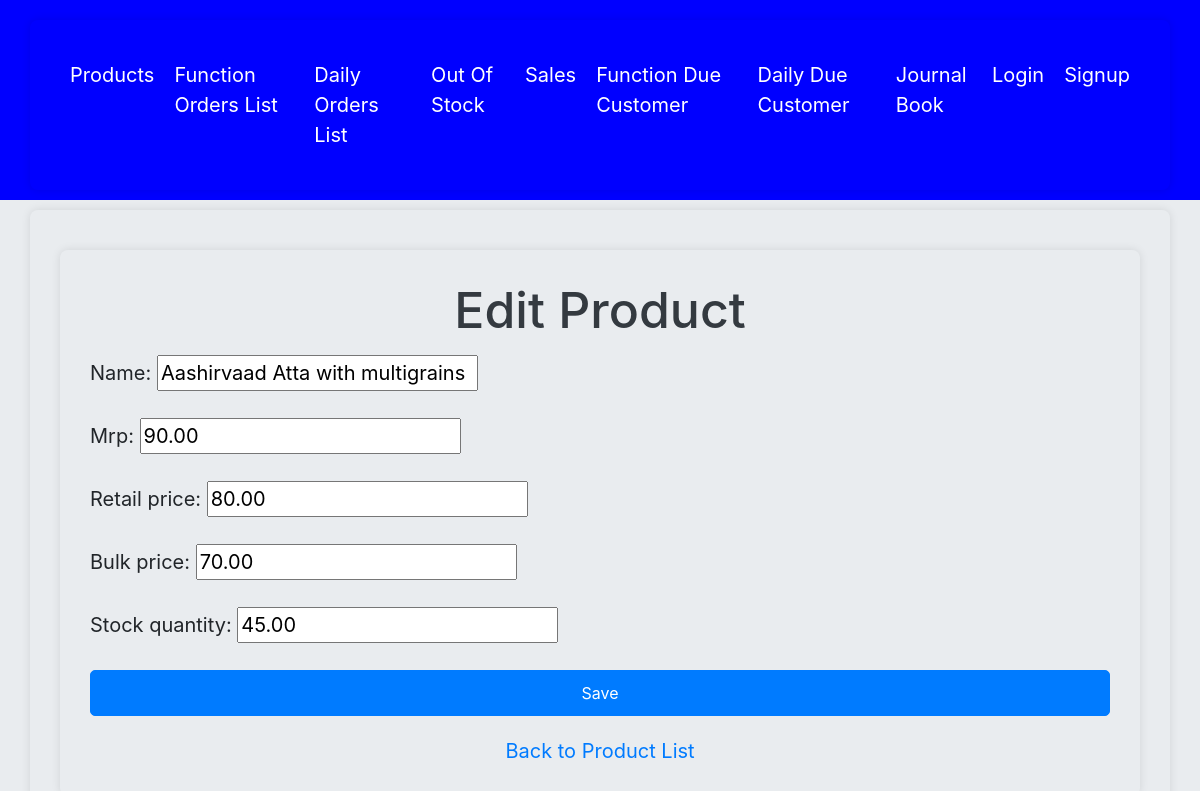
Before: /products/edit/6/ with the older database file.
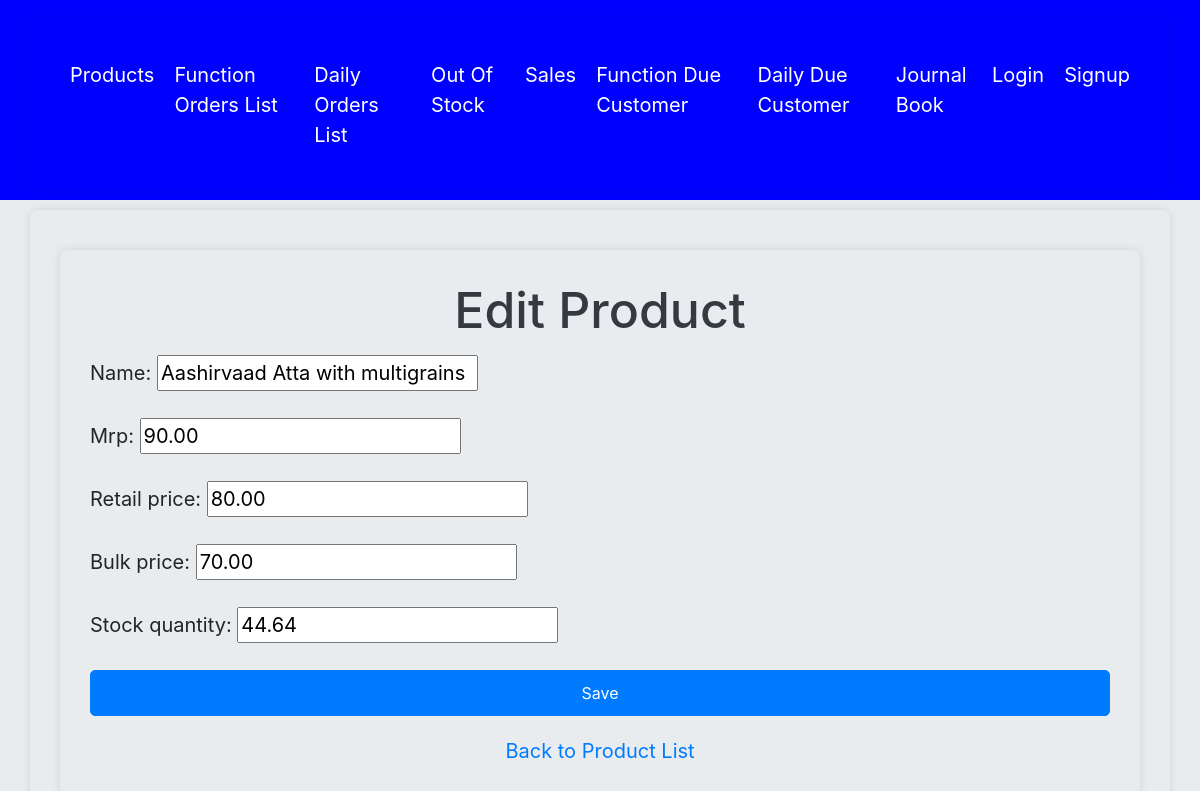
After: the same page with the newer database file.
### accounts/models.py (models this page shows, shortened)
class Product(models.Model):
    name = models.CharField(max_length=255)
    Retail_price = models.DecimalField(max_digits=10, decimal_places=2,blank=True)
    Bulk_price = models.DecimalField(max_digits=10, decimal_places=2,blank=True)
    mrp = models.DecimalField(max_digits=10, decimal_places=2, blank=True,default=0)  # New MRP field
    stock_quantity = models.DecimalField(max_digits=10, decimal_places=2, default=Decimal('0.00'))  # Change to DecimalField
    created_at = models.DateTimeField(auto_now_add=True)
    updated_at = models.DateTimeField(auto_now=True)

### accounts/views.py (the view)
# urls.py: path('products/edit/<int:pk>/', views.product_update, name='product_update'),
def product_update(request, pk):
    product = get_object_or_404(Product, pk=pk)
    if request.method == 'POST':
        form = ProductForm(request.POST, instance=product)
        if form.is_valid():
            form.save()
            return redirect('product_list')
    else:
        form = ProductForm(instance=product)
    return render(request, 'product_form.html', {'form': form})

### accounts/forms.py
class ProductForm(forms.ModelForm):
    class Meta:
        model = Product
        fields = ['name', 'mrp', 'Retail_price', 'Bulk_price', 'stock_quantity']

### accounts/templates/product_form.html (shortened to what this page needs)
{% extends 'base.html' %}
{% block content %}
<head>
    <link rel="stylesheet" href="https://stackpath.bootstrapcdn.com/bootstrap/4.5.2/css/bootstrap.min.css">
</head>
<body>
    <div class="container">
        <h1>{{ form.instance.pk|yesno:"Edit Product, New Product" }}</h1>
        <form method="post">
            {{ form.as_p }}
            <button type="submit" class="btn btn-primary">Save</button>
        </form>
        <a href="{% url 'product_list' %}" class="back-link">Back to Product List</a>
    </div>
{% endblock %}

Changed rows visible on the page:
changed Product "Edit Product": stock_quantity "45.00" → "44.64"
